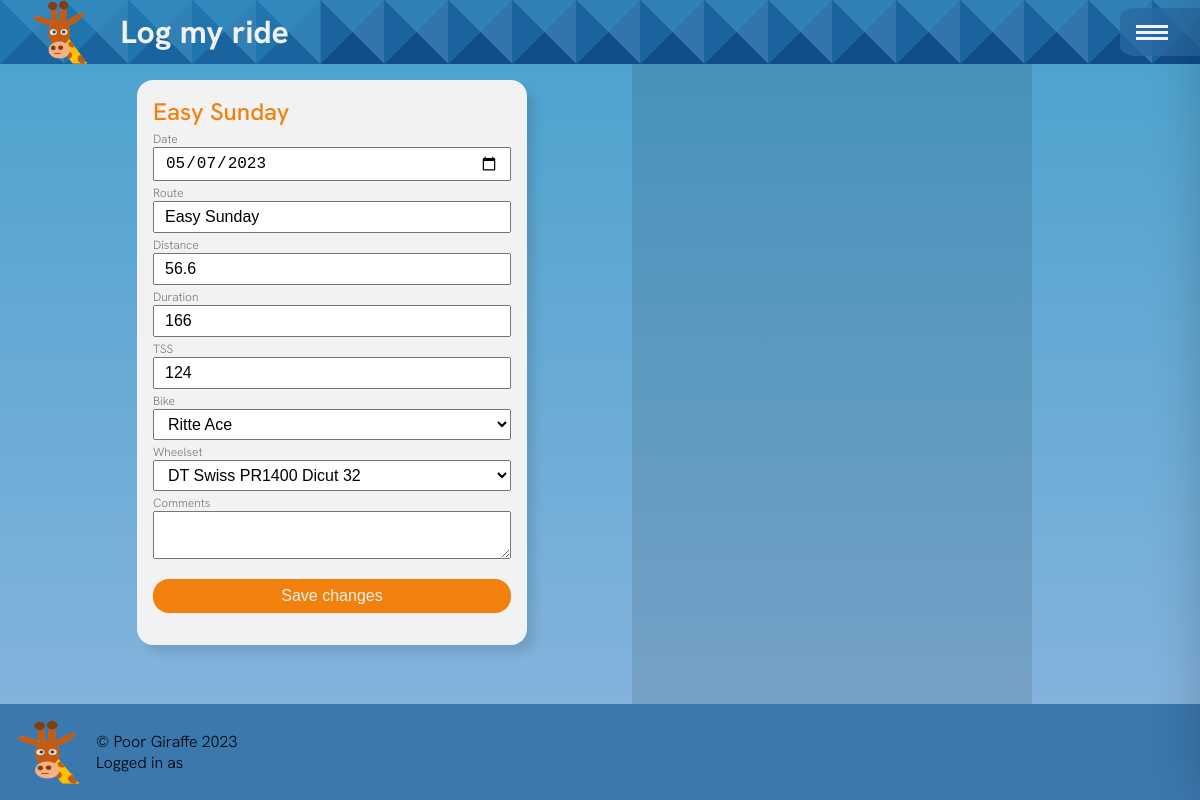
/log/3145, run on the app's committed database.
### log/models.py (models this page shows, shortened)
class RideDetail(models.Model):
	user = models.ForeignKey(User, on_delete=models.CASCADE)
	bike_name = models.ForeignKey(BikeDetail, on_delete=models.CASCADE, null=True)
	wheelset = models.ForeignKey(Wheelsets, on_delete=models.CASCADE, null=True)
	ride_date = models.DateField(blank=True, help_text="Ride date")
	ride_name = models.CharField(max_length=100, help_text="Route description")
	ride_distance = models.DecimalField(max_digits=5, decimal_places=1, help_text='Distance in km')
	ride_time = models.IntegerField(help_text="Ride time in minutes")
	ride_tss = models.IntegerField(help_text="Training Stress Score")
	ride_comment = models.TextField(blank=True, null=True, help_text="Optional comments")

### log/views.py (the view, shortened to what this page needs)
# urls.py: path('<pk>', RideEdit.as_view(), name="ride-edit"),
class RideEdit(TemplateView):
	def get(self, request, pk=None):
		template_name = "ride.html"
		ride = get_object_or_404(RideDetail, id=pk)
		form = RideEditForm(request.POST or None, instance = ride)
		context = {
			'ride': ride,
			'form': form,
		}
		return render(request, template_name, context)

### log/forms.py (shortened to what this page needs)
class RideEditForm(forms.ModelForm):
	wheelset = forms.ModelChoiceField(queryset=Wheelsets.objects.all(), empty_label=None)
	bike_name = forms.ModelChoiceField(queryset=BikeDetail.objects.all(), empty_label=None)
	ride_comment = forms.CharField(widget=forms.Textarea(attrs={"rows": "2"}))
	class Meta:
		model = RideDetail
		fields = [
			'ride_date',
			'ride_name',
			'ride_distance',
			'ride_time',
			'ride_tss',
			'ride_comment',
			'bike_name',
			'wheelset'
			]
	def __init__(self, *args, **kwargs):
		user=kwargs.pop('user', None)
		super().__init__(*args, **kwargs)
		self.fields["ride_comment"].required = False
		if user:
			self.fields['bike_name'].queryset = BikeDetail.objects.filter(user=user, date_sold__isnull=True)
			self.fields['wheelset'].queryset = Wheelsets.objects.filter(user=user)

### bike/models.py (called while the page is built)
	def __str__(self):
		return self.bike_description

	def __str__(self):
		return self.wheels_name

### log/templates/ride.html (shortened to what this page needs)
{% extends 'base.html' %}
{% block body %}
<main>
	<div class="main__container">
			<form id="form" class="card card__input" action = "" method="post">
				<h2>{{ ride.ride_name }}</h2>
				<div class="card__input-info">
					<label for="ride_date">Date</label>
					<input type="date" name="ride_date" id="id_ride_date" value="{{ ride.ride_date|date:'Y-m-d' }}">
				</div>
				<div class="card__input-info">
					<label for="ride_name">Route</label>
					{{ form.ride_name }}
				</div>
				<div class="card__input-info">
					<label for="ride_distance">Distance</label>
					{{ form.ride_distance }}
				</div>
				<div class="card__input-info">
					<label for="ride_time">Duration</label>
					{{ form.ride_time }}
				</div>
				<div class="card__input-info">
					<label for="ride_tss">TSS</label>
					{{ form.ride_tss }}
				</div>
				<div class="card__input-info">
					<label for="bike_name">Bike</label>
					{{ form.bike_name }}
				</div>
				<div class="card__input-info">
					<label for="wheelset">Wheelset</label>
					{{ form.wheelset}}
				</div>
				<div class="card__input-info">
					<label for="ride_comment">Comments</label>
					{{ form.ride_comment }}
				</div>
				<div class="card__input-info">
					<input type="submit" value="Save changes">
				</div>
			</form>
		</div>
		<div class="sidebar"></div>
</main>
{% endblock %}

### static/css/style.css (style rules this page uses)
:root { --clr-background: linear-gradient(hsl(200 58% 50% / 0.9), hsl(210 58% 65% / 0.8)); --clr-nav: hsl(208, 60%, 40%, 0.8); --clr-circle: hsl(30, 90%, 50%); --clr-primary: hsl(30, 90%, 50%); --clr-shadow: hsl(0 0% 0% / 0.1); --clr-hover: hsl(200 60% 50% / 0.3); --clr-border: hsl(0, 0%, 100%); --clr-card: hsl(0, 0%, 95%); --clr-atl: hsl(309, 50%, 80%); --clr-ctl: hsl(210, 80%, 30%); --clr-tsb: hsl(50, 75%, 42%); --clr-bike: hsl(50, 100%, 100%); --sidebar-width: 400px; --clr-high: #ee6352; --clr-dark: #333333; --clr-neutral: #dddddd; --clr-light: #f4f5f0; }
html { font-size: 14px; }
*, *::before, *::after { box-sizing: border-box; }
h2 { color: var(--clr-primary); font-weight: 500; }
* { margin: 0; padding: 0; }
body { background: var(--clr-background); min-height: 100vh; font-family: HankenGrotesk; font-weight: 300; position: relative; overflow-x: hidden; left: 0; }
.plain { animation: none; background-color: var(--clr-light); }
main { min-height: calc(100vh - 10rem); max-width: 1000px; margin: 0rem; display: grid; grid-template-columns: 1fr; place-content: start center; overflow: hidden; }
.main__container, .sidebar { padding: 1rem; display: grid; grid-gap: 1rem; place-content: start center; }
.sidebar { background: var(--clr-shadow); padding: 1rem 0; }
@media (min-width: 840px) { html { font-size: 16px; } }
@media (min-width: 840px) { main { margin-left: 2rem; grid-template-columns: 1fr var(--sidebar-width); } }
@media (min-width: 840px) { .sidebar { min-height: calc(100vh - 10rem); } }
.card { width: clamp(360px, 390px, 390px); margin: auto; padding: 1rem; background: var(--clr-card); border-radius: 1rem; box-shadow: 0.5rem 0.5rem 0.5rem 0 var(--clr-shadow); }
.card__input { grid-row: 2 span 3; display: grid; grid-template-columns: repeat(3, 1fr); place-content: center; grid-gap: 0.25rem 1rem; }
.card__input h2 { grid-column: span 3; }
.card__input p, .card__input-info, .ride__input-info { grid-column: span 3; display: flex; flex-direction: column; justify-content: space-between; flex-wrap: wrap; }
.card__input input, .card__input textarea, .card__input-info input, .ride__input-info input, .card__input-info textarea, .ride__input-info textarea, .card__input-info select, .ride__input-info select { font-size: inherit; width: 100%; padding: 5px 10px; }
.card__input-info label, .ride__input-info label { font-size: 0.75rem; opacity: 0.5; }
.card__input textarea { font-family: inherit; font-size: 0.9rem; rows: 2; }
button, .card__input-info input[type='submit'], .ride__input-info input[type='submit'] { width: 100%; margin: 1rem auto; padding: 0.5rem 3rem; color: var(--clr-card); background: var(--clr-circle); border: 1px solid var(--clr-background); border-radius: 1rem; cursor: pointer; }

### data on the page
RideDetail: ride_name "Easy Sunday", ride_date "05/07/2023", ride_distance "56.6", ride_time "166", ride_tss "124", bike_name "Ritte Ace", wheelset "DT Swiss PR1400 Dicut 32"
